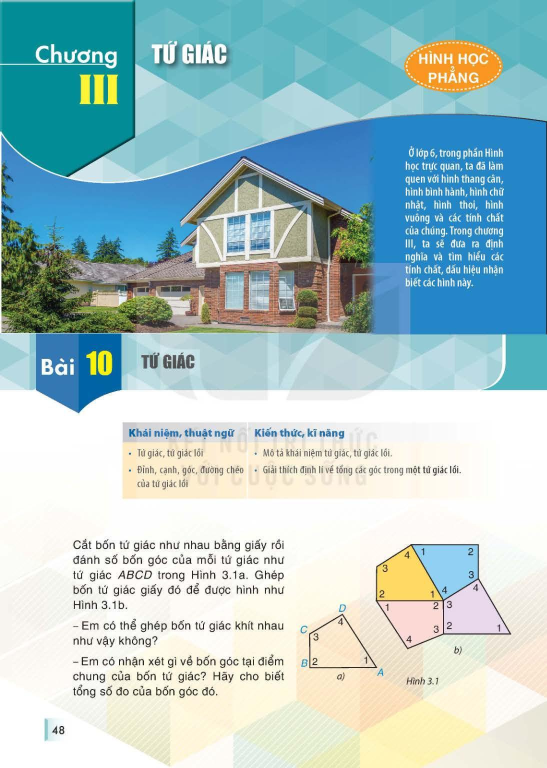
#> input picture GIAO AN/hinh_anh/page_1_stitched.png, 1094 x 1536 px, found by its file name (shown at 1/2 size)
$ python crop_all.py
#> lines starting #> are read from the running program, lines starting #| are printed output that depends on the picture
from PIL import Image

p1 = Image.open('GIAO AN/hinh_anh/page_1_stitched.png')
#> p1 is the input picture: PIL image 1094x1536 RGB; mean R, G, B 170.1, 198.6, 200.6
p2 = Image.open('GIAO AN/hinh_anh/page_2_stitched.png')
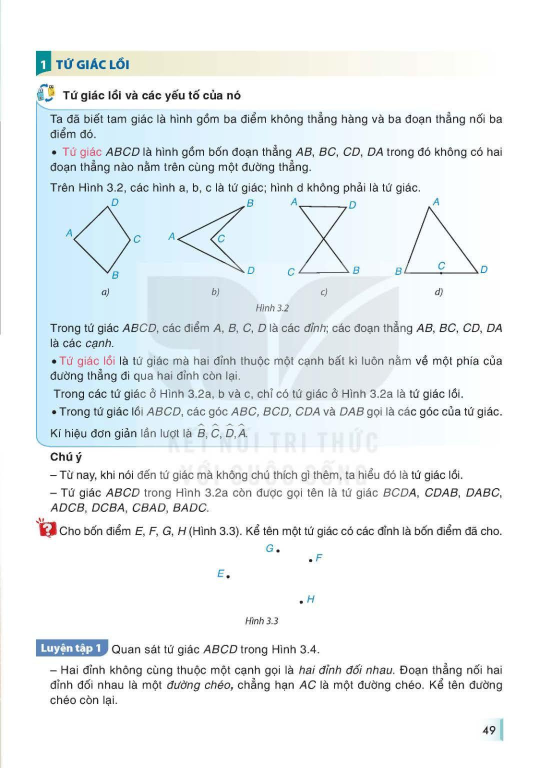
#> input picture GIAO AN/hinh_anh/page_2_stitched.png, 1094 x 1536 px, found by its file name (shown at 1/2 size)
#> p2 is the input picture: PIL image 1094x1536 RGB; mean R, G, B 235.4, 240.8, 243
p3 = Image.open('GIAO AN/hinh_anh/page_3_stitched.png')
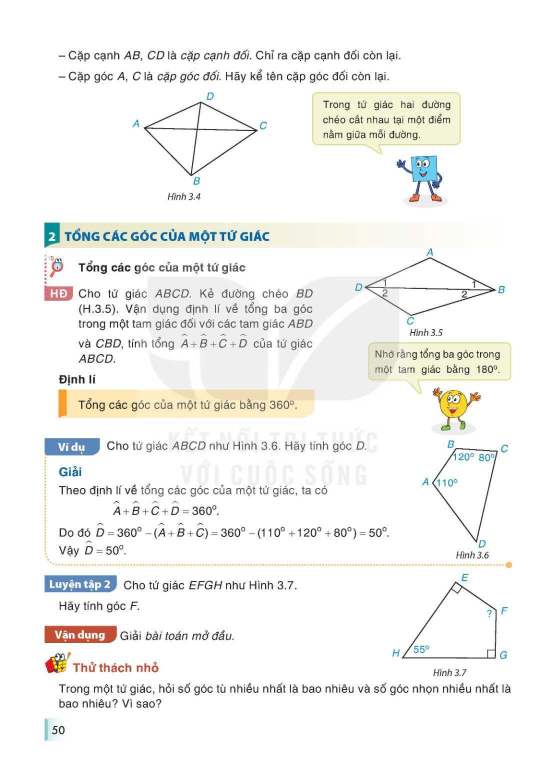
#> input picture GIAO AN/hinh_anh/page_3_stitched.png, 1094 x 1536 px, found by its file name (shown at 1/2 size)
#> p3 is the input picture: PIL image 1094x1536 RGB; mean R, G, B 244, 243.9, 241.7
p4 = Image.open('GIAO AN/hinh_anh/page_4_stitched.png')
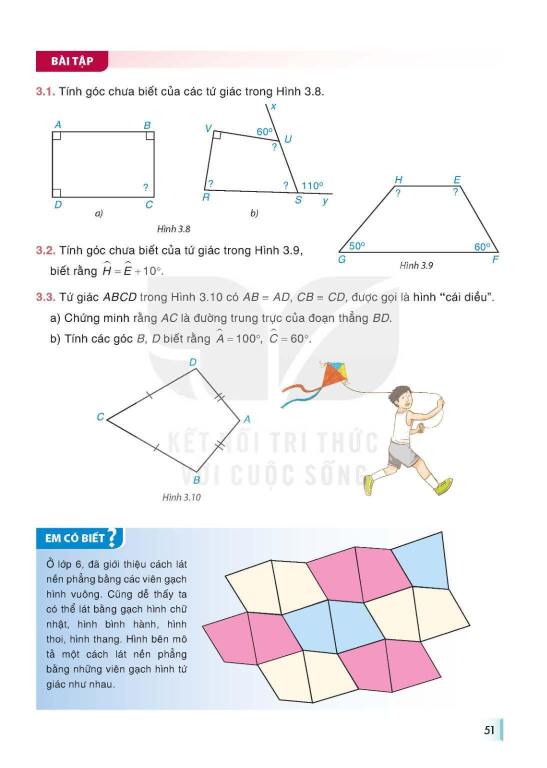
#> input picture GIAO AN/hinh_anh/page_4_stitched.png, 1094 x 1536 px, found by its file name (shown at 1/2 size)
#> p4 is the input picture: PIL image 1094x1536 RGB; mean R, G, B 241.8, 240.9, 243.7

# Page 1:
# H.3.1: Hoạt động mở đầu (Hình 3.1a và 3.1b)
# Bounded by: x ~ 560 to 980, y ~ 980 to 1420
h3_1 = p1.crop((560, 990, 980, 1420))
h3_1.save('GIAO AN/hinh_anh/hinh_3_1.png')

# Page 2:
# H.3.2: Hình 3.2 a, b, c, d
# In top half (y ~ 320 to 620, x ~ 100 to 960)
h3_2 = p2.crop((110, 320, 960, 620))
h3_2.save('GIAO AN/hinh_anh/hinh_3_2.png')

# H.3.3: Hình 3.3 (Bốn điểm E, F, G, H)
# y ~ 1000 to 1220, x ~ 390 to 630
h3_3 = p2.crop((390, 1000, 630, 1220))
h3_3.save('GIAO AN/hinh_anh/hinh_3_3.png')

# Page 3:
# H.3.4: Hình 3.4 (Tứ giác ABCD)
# Top of page 3: y ~ 160 to 420, x ~ 230 to 520
h3_4 = p3.crop((230, 160, 520, 420))
h3_4.save('GIAO AN/hinh_anh/hinh_3_4.png')

# H.3.5: Hình 3.5 (Tứ giác ABCD chia tam giác)
# y ~ 450 to 680, x ~ 630 to 960
h3_5 = p3.crop((630, 450, 960, 680))
h3_5.save('GIAO AN/hinh_anh/hinh_3_5.png')

# H.3.6: Hình 3.6 (Ví dụ: tính góc D)
# y ~ 810 to 1080, x ~ 720 to 970
h3_6 = p3.crop((720, 810, 970, 1080))
h3_6.save('GIAO AN/hinh_anh/hinh_3_6.png')

# H.3.7: Hình 3.7 (Luyện tập 2: góc F)
# y ~ 1130 to 1420, x ~ 680 to 970
h3_7 = p3.crop((680, 1130, 970, 1420))
h3_7.save('GIAO AN/hinh_anh/hinh_3_7.png')

# Page 4:
# H.3.8: Bài 3.1 (Hình 3.8a, b)
# y ~ 190 to 460, x ~ 110 to 960
h3_8 = p4.crop((110, 190, 960, 460))
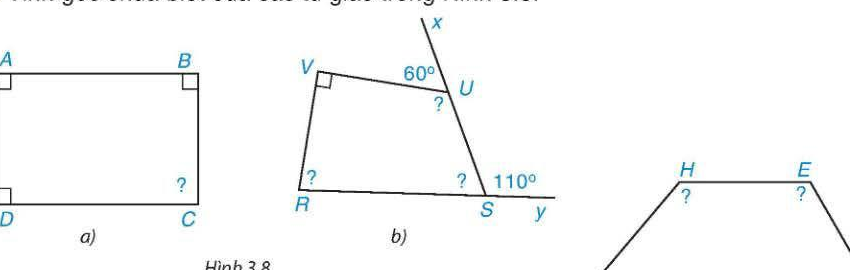
#> h3_8: PIL image 850x270 RGB; mean R, G, B 249.3, 250.1, 250.1
h3_8.save('GIAO AN/hinh_anh/hinh_3_8.png')

# H.3.9: Bài 3.2 (Hình 3.9)
# y ~ 470 to 680, x ~ 580 to 960
h3_9 = p4.crop((580, 470, 960, 680))
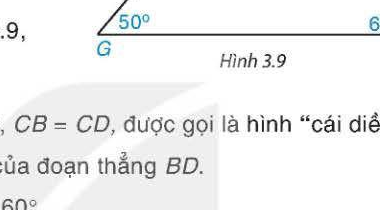
#> h3_9: PIL image 380x210 RGB; mean R, G, B 240.1, 240.6, 240.7
h3_9.save('GIAO AN/hinh_anh/hinh_3_9.png')

# H.3.10: Bài 3.3 (Hình 3.10 Cái diều)
# y ~ 690 to 990, x ~ 180 to 860
h3_10 = p4.crop((180, 690, 860, 990))
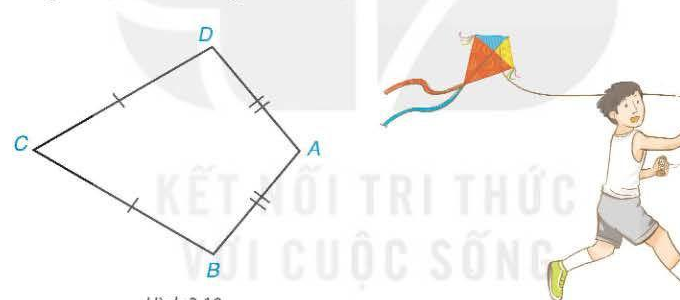
#> h3_10: PIL image 680x300 RGB; mean R, G, B 245.3, 244.4, 242.8
h3_10.save('GIAO AN/hinh_anh/hinh_3_10.png')

# H_em_co_biet: Lát nền phẳng
# y ~ 1040 to 1400, x ~ 370 to 920
h_ecb = p4.crop((370, 1040, 920, 1400))
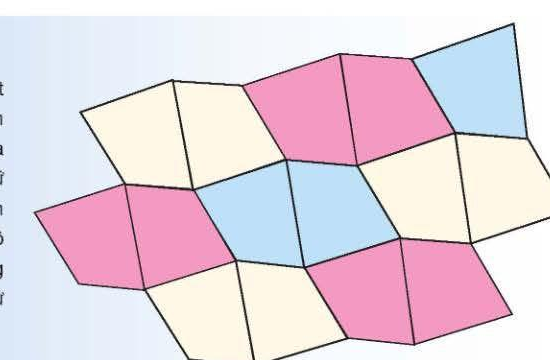
#> h_ecb: PIL image 550x360 RGB; mean R, G, B 230.5, 214.8, 225.9
h_ecb.save('GIAO AN/hinh_anh/hinh_em_co_biet.png')

print("All figures cropped and saved successfully!")
